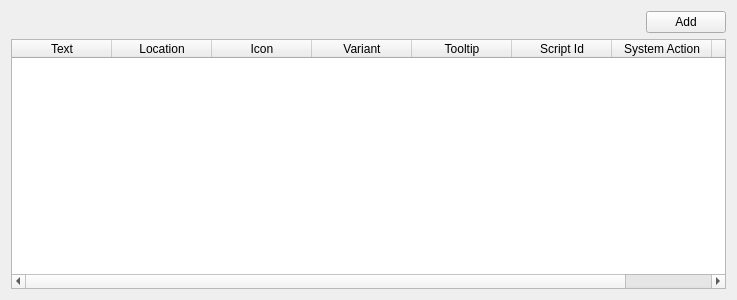
<?xml version="1.0" encoding="UTF-8"?>
<ui version="4.0">
 <class>ButtonsTable</class>
 <widget class="QWidget" name="ButtonsTable">
  <property name="geometry">
   <rect>
    <x>0</x>
    <y>0</y>
    <width>737</width>
    <height>300</height>
   </rect>
  </property>
  <property name="windowTitle">
   <string>Form</string>
  </property>
  <layout class="QVBoxLayout" name="verticalLayout">
   <item>
    <layout class="QHBoxLayout" name="horizontalLayout">
     <item>
      <spacer name="horizontalSpacer">
       <property name="orientation">
        <enum>Qt::Horizontal</enum>
       </property>
       <property name="sizeHint" stdset="0">
        <size>
         <width>40</width>
         <height>20</height>
        </size>
       </property>
      </spacer>
     </item>
     <item>
      <widget class="QPushButton" name="add_button">
       <property name="text">
        <string>Add</string>
       </property>
      </widget>
     </item>
    </layout>
   </item>
   <item>
    <widget class="QTableWidget" name="table">
     <column>
      <property name="text">
       <string>Text</string>
      </property>
     </column>
     <column>
      <property name="text">
       <string>Location</string>
      </property>
     </column>
     <column>
      <property name="text">
       <string>Icon</string>
      </property>
     </column>
     <column>
      <property name="text">
       <string>Variant</string>
      </property>
     </column>
     <column>
      <property name="text">
       <string>Tooltip</string>
      </property>
     </column>
     <column>
      <property name="text">
       <string>Script Id</string>
      </property>
     </column>
     <column>
      <property name="text">
       <string>System Action</string>
      </property>
     </column>
     <column>
      <property name="text">
       <string>Actions</string>
      </property>
     </column>
    </widget>
   </item>
  </layout>
 </widget>
 <resources/>
 <connections/>
</ui>
